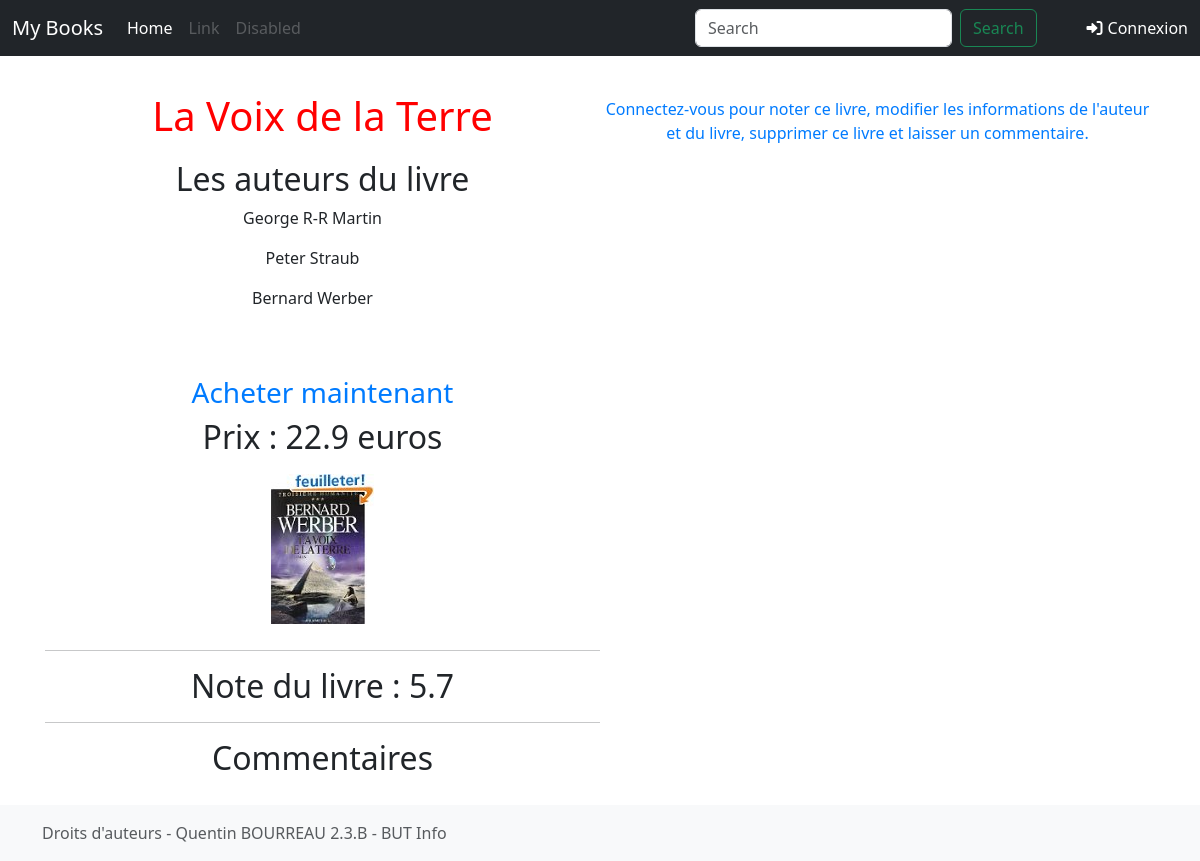
The page /detail/4 on the database its author committed.
### tp-flask/tuto/models.py (models this page shows, shortened)
class Book(db.Model):
    id = db.Column(db.Integer, primary_key =True)
    price = db.Column(db.Float)
    title = db.Column(db.String(100))
    url = db.Column(db.String(100))
    img = db.Column(db.String(100))
    authors = db.relationship('Author', secondary=book_author_association, backref=db.backref('books', lazy='dynamic'))
    def calculate_average_rating(self):
        total_score = 0
        num_notes = 0
        notes = Note.query.filter_by(book_id=self.id).all()
        for note in notes:
            total_score += note.score
            num_notes += 1
        if num_notes > 0:
            average_rating = total_score / num_notes
            return average_rating
        else:
            return 0  # Aucune note pour ce livre
    def __repr__(self):
        return "<Book : (%d) %s>" % (self.id, self.title)

class Author(db.Model):
    id = db.Column(db.Integer, primary_key=True)
    name = db.Column(db.String(100))

### tp-flask/tuto/views.py (the view)
@app.route("/detail/<id>", methods=("GET", "POST",))
def detail(id):
    print(id)
    book = get_book(id)
    print(book)
    average_rating = book.calculate_average_rating()
    comment_form = CommentForm()
    if comment_form.validate_on_submit() and current_user.is_authenticated:
        text = comment_form.text.data
        new_comment = Comment(text=text, username=current_user.username, book_id=id)
        db.session.add(new_comment)
        db.session.commit()
        return redirect(url_for('detail', id=id))
    return render_template(
        "detail.html",
        book=book, average_rating=average_rating, comment_form=comment_form)

### tp-flask/tuto/views.py
class CommentForm(FlaskForm):
    text = TextAreaField('Commentaire', validators=[DataRequired()])

### tp-flask/flask_login/login_manager.py (called while the page is built, shortened)
    def _update_request_context_with_user(self, user=None):
        if user is None:
            user = self.anonymous_user()
        g._login_user = user

    def _session_protection_failed(self):
        sess = session._get_current_object()
        ident = self._session_identifier_generator()
        app = current_app._get_current_object()
        mode = app.config.get("SESSION_PROTECTION", self.session_protection)
        if not mode or mode not in ["basic", "strong"]:
            return False

    def _update_remember_cookie(self, response):
        if "_remember" not in session and current_app.config.get(
            "REMEMBER_COOKIE_REFRESH_EACH_REQUEST"
        ):
            session["_remember"] = "set"
        if "_remember" in session:
            operation = session.pop("_remember", None)
            if operation == "set" and "_user_id" in session:
                self._set_cookie(response)
            elif operation == "clear":
                self._clear_cookie(response)
        return response

### tp-flask/flask_login/mixins.py (called while the page is built)
    @property
    def is_authenticated(self):
        return False

### tp-flask/flask_login/utils.py (called while the page is built)
def _get_user():
    if has_request_context():
        if "_login_user" not in g:
            current_app.login_manager._load_user()
        return g._login_user
    return None

def _get_remote_addr():
    address = request.headers.get("X-Forwarded-For", request.remote_addr)
    if address is not None:
        address = address.encode("utf-8").split(b",")[0].strip()
    return address

def _create_identifier():
    user_agent = request.headers.get("User-Agent")
    if user_agent is not None:
        user_agent = user_agent.encode("utf-8")
    base = f"{_get_remote_addr()}|{user_agent}"
    if str is bytes:
        base = str(base, "utf-8", errors="replace")  # pragma: no cover
    h = sha512()
    h.update(base.encode("utf8"))
    return h.hexdigest()

def _user_context_processor():
    return dict(current_user=_get_user())

### tp-flask/tuto/models.py (called while the page is built)
def get_book(id):
    return Book.query.get(id)

### tp-flask/tuto/templates/detail.html (shortened to what this page needs)
{% extends 'base.html' %}
{% block styles %}
{{ super() }}
<link rel="stylesheet" href="{{ url_for('static', filename='home.css')}}">
{% endblock %}
{% block content %}
<div class="left-div">
    <div>
        <h1 class="book-title">{{book.title}}</h1>
        <h2>Les auteurs du livre</h2>
        <div class="authors">
            {% for author in book.authors %}
                {% if current_user.is_authenticated %}
                    <a class="centered-link" href="{{ url_for('edit_author', id=author.id) }} "><h3>{{ author.name }}</h3></a>
                {% else %}
                    <p class="centered-link">{{ author.name }}</p>
                {% endif %}
            {% endfor %}
        </div>
        <a class="centered-link" href="{{ book.url }} "><h3>Acheter maintenant</h3></a>
        <h2>Prix : {{book.price}} euros</h2>
        <div class="container-image">
            <img class="centered-image" src="{{ url_for('static', filename='images/'+book.img) }}" alt="{{book.title}}" title="{{book.title}}">
        </div>
    </div>
    <hr>
    <h2>Note du livre : {{ "%.1f" % average_rating }}</h2>
    <hr>
    <h2>Commentaires</h2>
    <div class="sample-container">
    </div>
</div>
<div class="right-div text-center">
    {% if current_user.is_authenticated %}
        <form method="POST" action="{{ url_for('add_note', book_id=book.id) }}" class="form-rating">
            <h2>Notez ce livre :</h2>
            <select id="score" name="score">
                <option value="1">1</option>
                <option value="2">2</option>
                <option value="3">3</option>
                <option value="4">4</option>
                <option value="5">5</option>
                <option value="6">6</option>
                <option value="7">7</option>
                <option value="8">8</option>
                <option value="9">9</option>
                <option value="10">10</option>
            </select>
            <input type="submit" value="Soumettre">
        </form>
        <hr>
        <a class="centered-link" href="{{ url_for('edit_book', id=book.id) }} "><h3>Modifier informations livre</h3></a>
        <form method="POST" action="{{ url_for('delete_book', id=book.id) }}" onsubmit="return confirm('Êtes-vous sûr de vouloir supprimer ce livre ?');">
            <input type="hidden" name="_method" value="DELETE">
            <button type="submit" class="btn btn-danger">Supprimer ce livre</button>
        </form>
        <form method="POST" action="{{ url_for('detail', id=book.id) }}" class="comment-form">
            {{ comment_form.csrf_token }}
            <div class="form-group">
                {{ comment_form.text.label }}<br>
                {{ comment_form.text(size=20) }}<br>
                {% for error in comment_form.text.errors %}
                    <span style="color: red;">{{ error }}</span><br>
                {% endfor %}
            </div>
            <button type="submit">Ajouter un commentaire</button>
        </form>
    {% else %}
        <p class="username-comment">Connectez-vous pour noter ce livre, modifier les informations de l'auteur et du livre, supprimer ce livre et laisser un commentaire.</p>
    {% endif %}
</div>
{% endblock %}

### tp-flask/tuto/static/home.css (style rules this page uses)
h1 { color: red; margin-bottom: 20px; }
h1, h2 { text-align: center; }
.container-image { display: flex; justify-content: center; }
img { margin: 10px; }
.centered-link { display: flex; justify-content: center; align-items: center; }
.sample-container, .authors { width: 100%; overflow-x: auto; white-space: nowrap; margin-bottom: 50px; }
.authors > * { margin-right: 20px; }
a, .btn-signin { text-decoration: none; color: #007bff; transition: color 0.3s ease; }
.left-div { float: left; width: 50%; }
.right-div { float: right; width: 50%; padding-top: 5px; }
.username-comment { color: #007bff; }
.book-title { word-wrap: break-word; }

### rows shown on the page
Book: title "La Voix de la Terre", price "22.9", img (picture)
Author: name "George R-R Martin"
Author: name "Peter Straub"
Author: name "Bernard Werber"

### other values the page prints
{{ "%.1f" % average_rating }} "5.7"
